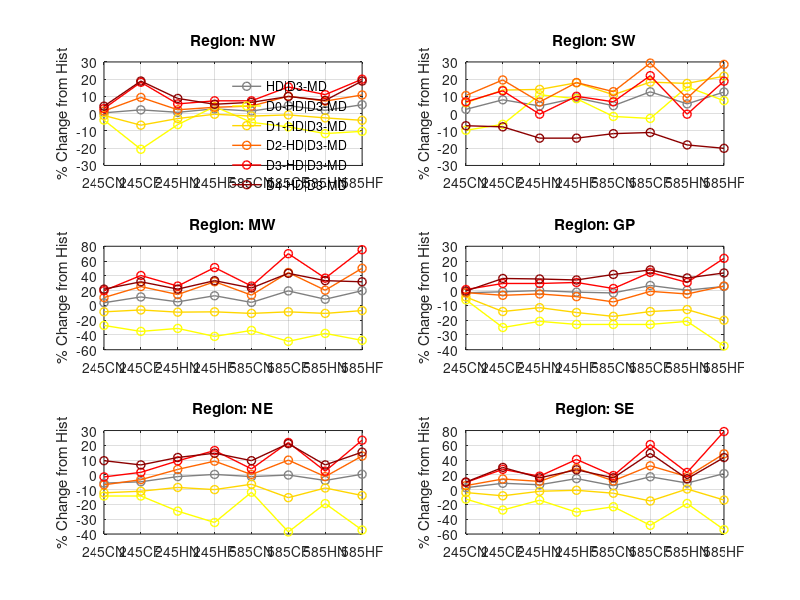

Reproduce this figure in MATLAB. (Note: this script raises an error after producing the figure.)
% Define data as 3D array: [region, probability, scenario]
% Regions: NW, SW, MW, GP, NE, SE
% Probabilities: AD|D0-MD, D0-AD|D0-MD, ..., D4-AD|D0-MD
% Scenarios: Hist, 245CN, 245CF, 245HN, 245HF, 585CN, 585CF, 585HN, 585HF

data = zeros(6, 6, 9);

% Data matrix: data(region, probability_type, scenario)

% Region 1: NW
data(1,1,:) = [0.70129, 0.705, 0.717, 0.707, 0.721, 0.712, 0.734, 0.715, 0.738]; % HD|D3-MD
data(1,2,:) = [0.07685, 0.074, 0.061, 0.072, 0.08, 0.073, 0.071, 0.068, 0.069];  % D0-HD|D3-MD
data(1,3,:) = [0.28389, 0.281, 0.265, 0.276, 0.283, 0.28, 0.282, 0.277, 0.273];  % D1-HD|D3-MD
data(1,4,:) = [0.13979, 0.142, 0.153, 0.143, 0.145, 0.146, 0.154, 0.15, 0.155];  % D2-HD|D3-MD
data(1,5,:) = [0.11165, 0.115, 0.132, 0.118, 0.12, 0.12, 0.129, 0.124, 0.134];   % D3-HD|D3-MD
data(1,6,:) = [0.08911, 0.093, 0.106, 0.097, 0.094, 0.095, 0.098, 0.096, 0.106]; % D4-HD|D3-MD

% Region 2: SW
data(2,1,:) = [0.75778, 0.777, 0.819, 0.792, 0.827, 0.793, 0.854, 0.801, 0.853];
data(2,2,:) = [0.08739, 0.079, 0.082, 0.097, 0.095, 0.086, 0.085, 0.101, 0.094];
data(2,3,:) = [0.25945, 0.276, 0.295, 0.296, 0.306, 0.288, 0.307, 0.305, 0.316];
data(2,4,:) = [0.13297, 0.147, 0.159, 0.142, 0.157, 0.15, 0.172, 0.145, 0.171];
data(2,5,:) = [0.12534, 0.134, 0.142, 0.125, 0.138, 0.134, 0.153, 0.125, 0.149];
data(2,6,:) = [0.15262, 0.142, 0.141, 0.131, 0.131, 0.135, 0.136, 0.125, 0.122];

% Region 3: MW
data(3,1,:) = [0.67485, 0.699, 0.752, 0.707, 0.763, 0.702, 0.807, 0.731, 0.809];
data(3,2,:) = [0.07409, 0.054, 0.048, 0.051, 0.043, 0.049, 0.038, 0.046, 0.039];
data(3,3,:) = [0.23666, 0.216, 0.222, 0.215, 0.216, 0.211, 0.216, 0.211, 0.22];
data(3,4,:) = [0.12117, 0.134, 0.152, 0.139, 0.16, 0.138, 0.175, 0.146, 0.182];
data(3,5,:) = [0.11179, 0.134, 0.157, 0.141, 0.169, 0.141, 0.19, 0.153, 0.196];
data(3,6,:) = [0.13114, 0.16, 0.173, 0.16, 0.175, 0.162, 0.188, 0.175, 0.173];

% Region 4: GP
data(4,1,:) = [0.75295, 0.742, 0.747, 0.753, 0.745, 0.741, 0.779, 0.755, 0.774];
data(4,2,:) = [0.04798, 0.045, 0.036, 0.038, 0.037, 0.037, 0.037, 0.038, 0.03];
data(4,3,:) = [0.15261, 0.146, 0.131, 0.135, 0.13, 0.126, 0.131, 0.133, 0.122];
data(4,4,:) = [0.11155, 0.11, 0.108, 0.109, 0.107, 0.103, 0.111, 0.109, 0.115];
data(4,5,:) = [0.14692, 0.148, 0.154, 0.154, 0.155, 0.149, 0.165, 0.155, 0.179];
data(4,6,:) = [0.2939, 0.293, 0.318, 0.317, 0.315, 0.326, 0.335, 0.319, 0.329];

% Region 5: NE
data(5,1,:) = [0.76477, 0.722, 0.729, 0.756, 0.767, 0.756, 0.764, 0.736, 0.768];
data(5,2,:) = [0.07818, 0.067, 0.067, 0.059, 0.053, 0.069, 0.048, 0.063, 0.049];
data(5,3,:) = [0.27544, 0.242, 0.245, 0.252, 0.248, 0.258, 0.233, 0.251, 0.237];
data(5,4,:) = [0.14367, 0.134, 0.139, 0.149, 0.157, 0.144, 0.158, 0.142, 0.162];
data(5,5,:) = [0.12879, 0.127, 0.131, 0.141, 0.15, 0.134, 0.157, 0.132, 0.159];
data(5,6,:) = [0.13868, 0.152, 0.148, 0.155, 0.159, 0.152, 0.168, 0.148, 0.16];

% Region 6: SE
data(6,1,:) = [0.69497, 0.713, 0.755, 0.741, 0.799, 0.732, 0.816, 0.757, 0.846];
data(6,2,:) = [0.06763, 0.059, 0.049, 0.058, 0.047, 0.052, 0.035, 0.055, 0.031];
data(6,3,:) = [0.22797, 0.219, 0.209, 0.223, 0.226, 0.217, 0.193, 0.23, 0.196];
data(6,4,:) = [0.12324, 0.13, 0.141, 0.137, 0.159, 0.138, 0.163, 0.145, 0.183];
data(6,5,:) = [0.11926, 0.131, 0.152, 0.141, 0.168, 0.142, 0.192, 0.147, 0.213];
data(6,6,:) = [0.15687, 0.173, 0.204, 0.182, 0.199, 0.182, 0.234, 0.18, 0.225];



% Calculate percent change relative to Hist (dimension 3 index = 1)
hist_vals = data(:,:,1);
pct_change = 100 * (data - hist_vals) ./ hist_vals;

region_labels = {'NW','SW','MW','GP','NE','SE'};
prob_labels = {'HD|D3-MD','D0-HD|D3-MD','D1-HD|D3-MD','D2-HD|D3-MD','D3-HD|D3-MD','D4-HD|D3-MD'};
scenario_labels = {'245CN','245CF','245HN','245HF','585CN','585CF','585HN','585HF'};

% Define custom colors
% Colors based on U.S. Drought Monitor standards
custom_colors = [
    [0.5, 0.5, 0.5];     % AD|D0-MD - gray
    [1.0, 1.0, 0.0];     % D0 - yellow
    [1.0, 0.84, 0.0];    % D1 - gold (more distinct than light orange)
    [1.0, 0.4, 0.0];     % D2 - darker orange
    [1.0, 0.0, 0.0];     % D3 - red
    [0.55, 0.0, 0.0];    % D4 - dark red
];
figure;
for r = 1:6
    subplot(3,2,r);
    hold on;
%     yline(0, 'k-', 'LineWidth', 1, 'HandleVisibility', 'off'); % horizontal zero line
    for p = 1:6
        plot(1:8, squeeze(pct_change(r,p,2:end)), '-o', ...
             'Color', custom_colors(p,:), ...
             'DisplayName', prob_labels{p}, ...
             'LineWidth', 1);
    end
    xticks(1:8);
    xticklabels(scenario_labels);
    xtickangle(45);
    ylabel('% Change from Hist');
    title(['Region: ', region_labels{r}]);
    if r == 1
        legend('Location','best'); legend boxoff
    end
    grid on;
    hold off; box on;
%     ylim([-50, 200])
end

%% output the plot

fig = gcf;
fig.PaperUnits = 'inches';

% fig.PaperPosition = [0 0 17.7 8];
fig.PaperPosition = [0 0 10 12];
print('ScreenSizeFigure', '-dpng', '-r300')
